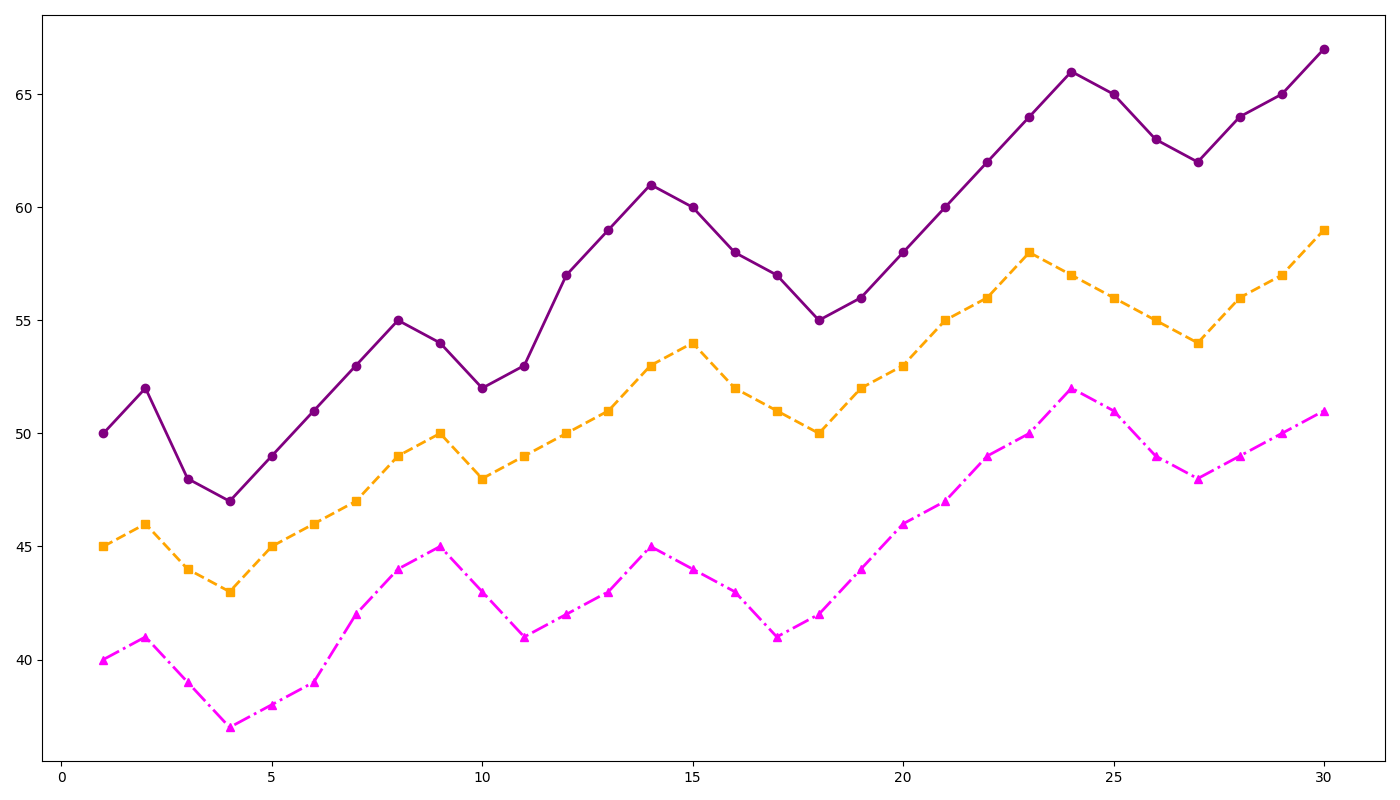

The script that drew this image:
import matplotlib.pyplot as plt
import numpy as np

days = np.arange(1, 31)
panel_A = [50, 52, 48, 47, 49, 51, 53, 55, 54, 52, 53, 57, 59, 61, 60, 58, 57, 55, 56, 58, 60, 62, 64, 66, 65, 63, 62, 64, 65, 67]
panel_B = [45, 46, 44, 43, 45, 46, 47, 49, 50, 48, 49, 50, 51, 53, 54, 52, 51, 50, 52, 53, 55, 56, 58, 57, 56, 55, 54, 56, 57, 59]
panel_C = [40, 41, 39, 37, 38, 39, 42, 44, 45, 43, 41, 42, 43, 45, 44, 43, 41, 42, 44, 46, 47, 49, 50, 52, 51, 49, 48, 49, 50, 51]

fig, ax1 = plt.subplots(figsize=(14, 8))
ax1.plot(days, panel_A, color='purple', marker='o', linestyle='-', linewidth=2)
ax1.plot(days, panel_B, color='orange', marker='s', linestyle='--', linewidth=2)
ax1.plot(days, panel_C, color='magenta', marker='^', linestyle='-.', linewidth=2)

plt.tight_layout()
plt.show()
